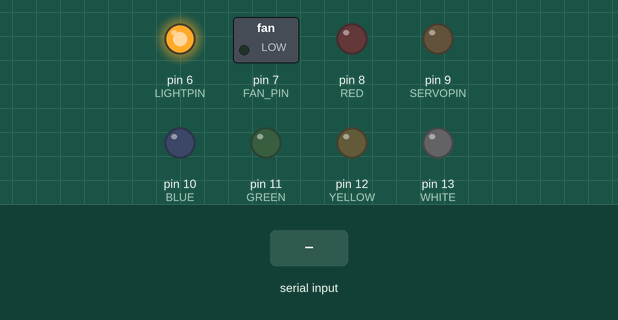
Recording of a sketch running on a simulated Arduino Uno, built with avr-gcc and run on an emulated ATmega328P. On the bench: switched loads named in the sketch (green lamp = pin HIGH), output pins drawn as LEDs (lit = HIGH). Inputs (shaded band) come from the test bench.

Above: at 1.2 s.
1.3 s: "R1\n" received over Serial
At 2.6 s:
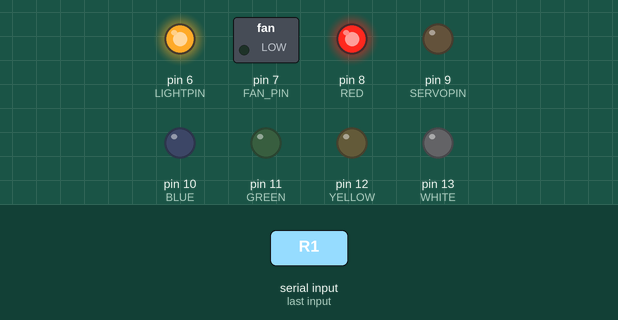
3.8 s: "Y1\n" received over Serial
At 5.7 s:
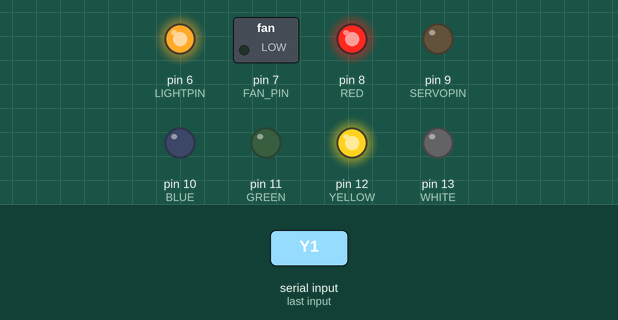
6.3 s: "R0\n" received over Serial
At 8.5 s:
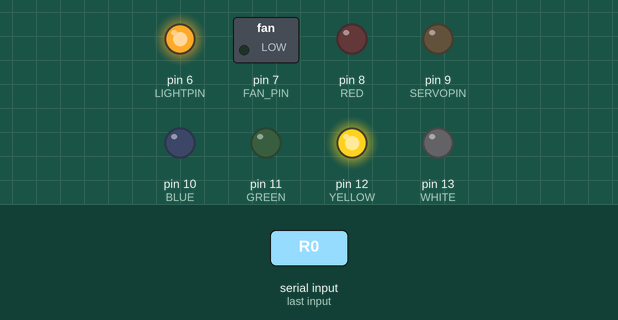
8.8 s: "B1\n" received over Serial
At 10.7 s:
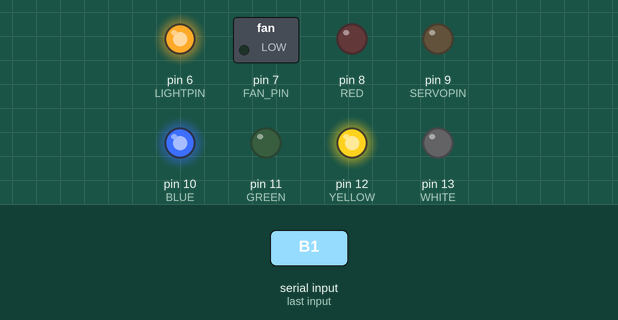
11.3 s: "Y0\n" received over Serial
At 12.6 s:
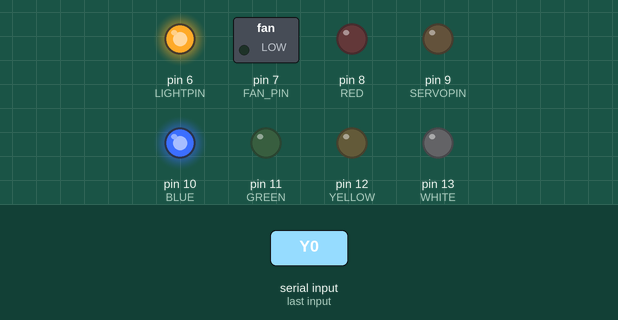
13.8 s: "G1\n" received over Serial
At 15.7 s:
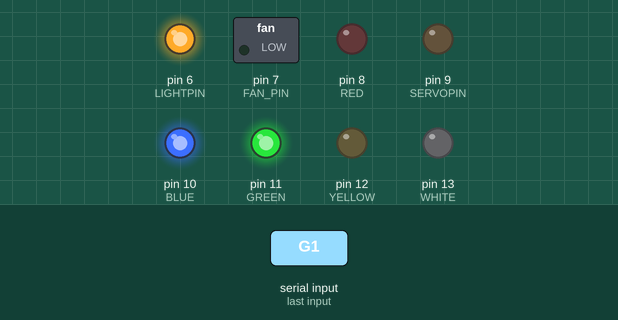
Timing chart, 0 to 17.2 s (numbered marks = the images above; inputs shaded):
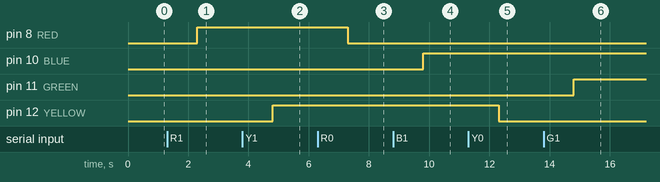

The sketch:

sketch_aug16b.ino
```cpp
#include <Wire.h>
#include <Servo.h>
//#include <virtuabotixRTC.h>
//virtuabotixRTC myRTC(6,7,5); //DIGITAL 6번:CLK, 7번:DAT, 5번:RST


#define YELLOW 12
#define BLUE 10
#define RED 8
#define WHITE 13
#define GREEN 11
#define LED 11
//온습도센서 연결설정
//#define DHTPIN 3 //디지털 3번핀 사용
//#define DHTTYPE DHT11 // DHT 11 모델 사용
#define FAN_PIN 7
#define LIGHTPIN 6
#define SERVOPIN 9

Servo servo;
int motorval =0;
void setup() {
//  lcd.init();
  Serial.begin(9600);
  pinMode(LIGHTPIN, OUTPUT);
  pinMode(BLUE, OUTPUT);
  pinMode(YELLOW, OUTPUT);
  pinMode(RED, OUTPUT);
  pinMode(GREEN, OUTPUT);
  pinMode(WHITE, OUTPUT);
  pinMode(FAN_PIN, OUTPUT);
  pinMode(SERVOPIN, OUTPUT);
  //  아날로그 출력을 할때는 핀모드를 output으로 설정해주지 않아도 된다.
  analogWrite(LIGHTPIN, 255);

}
void loop() {
  if (Serial.available() > 0) {
    String strRead = Serial.readStringUntil("\n");
    if (strRead.indexOf("R1") >= 0) {
      digitalWrite(RED, HIGH);
    } else if (strRead.indexOf("R0") >= 0) {
      digitalWrite(RED, LOW);
    }
    if (strRead.indexOf("Y1") >= 0) {
      digitalWrite(YELLOW, HIGH);
    } else if (strRead.indexOf("Y0") >= 0) {
      digitalWrite(YELLOW, LOW);
    }
    if (strRead.indexOf("B1") >= 0) {
      digitalWrite(BLUE, HIGH);
    } else if (strRead.indexOf("B0") >= 0) {
      digitalWrite(BLUE, LOW);
    }
    if (strRead.indexOf("G1") >= 0) {
      digitalWrite(GREEN, HIGH);
    } else if (strRead.indexOf("G0") >= 0) {
      digitalWrite(GREEN, LOW);
    }
    if (strRead.indexOf("W1") >= 0) {
      digitalWrite(WHITE, HIGH);
    } else if (strRead.indexOf("W0") >= 0) {
      digitalWrite(WHITE, LOW);
    }
    if (strRead.indexOf("C_F-1") >= 0) {
      digitalWrite(FAN_PIN, 1);
    } else if (strRead.indexOf("C_F-0") >= 0) {
      digitalWrite(FAN_PIN, 0);
    }
//    if (strRead.indexOf("C_L-0") >= 0) {
//      analogWrite(LIGHTPIN,0);
//    }else if (strRead.indexOf("C_L-1") >= 0) {
//      analogWrite(LIGHTPIN,25);
//    }else if (strRead.indexOf("C_L-2") >= 0) {
//      analogWrite(LIGHTPIN,50);
//    }else if (strRead.indexOf("C_L-3") >= 0) {
//      analogWrite(LIGHTPIN,75);
//    }else if (strRead.indexOf("C_L-4") >= 0) {
//      analogWrite(LIGHTPIN,100);
//    }else if (strRead.indexOf("C_L-5") >= 0) {
//      analogWrite(LIGHTPIN,125);
//    }else if (strRead.indexOf("C_L-6") >= 0) {
//      analogWrite(LIGHTPIN,150);
//    }else if (strRead.indexOf("C_L-7") >= 0) {
//      analogWrite(LIGHTPIN,175);
//    }else if (strRead.indexOf("C_L-8") >= 0) {
//      analogWrite(LIGHTPIN,200);
//    }else if (strRead.indexOf("C_L-9") >= 0) {
//      analogWrite(LIGHTPIN,225);
//    }else if (strRead.indexOf("C_L-10") >= 0) {
//      analogWrite(LIGHTPIN,250);
//    }
        if (strRead.indexOf("C_L-") >= 0) {
          int light = strRead.substring(strRead.indexOf("C_L-")+4, strRead.indexOf("C_L-")+5).toInt();
          Serial.println(light);
          Serial.println((int)(25 * light));
          analogWrite(LIGHTPIN, (int)(25 * light));
          digitalWrite(GREEN,HIGH);
        }

        if (strRead.indexOf("C_S-") >= 0) {
          if(strRead[strRead.indexOf("C_S-")+4] == '0') motorval = 10;
          else motorval = 80;
          servo.attach(SERVOPIN);
          servo.write(motorval);
          delay(500);
          servo.detach();
        }


//if (strRead.indexOf("L1") >= 0) {
//      for(int i=0; i<256; i++)
//      { analogWrite(LED,i);
//      delay(20);
//      }
//    } else if (strRead.indexOf("L0") >= 0) {
//      digitalWrite(LED, LOW);

//    Serial.println(strRead);


  delay(200);
  }
}
```

Measured:
- after the input at 1.3 s, pin 8 (RED): LOW → HIGH after 1.0 s
- after the input at 3.8 s, pin 12 (YELLOW): LOW → HIGH after 1.0 s
- after the input at 6.3 s, pin 8 (RED): HIGH → LOW after 1.0 s
- after the input at 8.8 s, pin 10 (BLUE): LOW → HIGH after 1.0 s
- after the input at 11.3 s, pin 12 (YELLOW): HIGH → LOW after 1.0 s
- after the input at 13.8 s, pin 11 (GREEN): LOW → HIGH after 1.0 s
